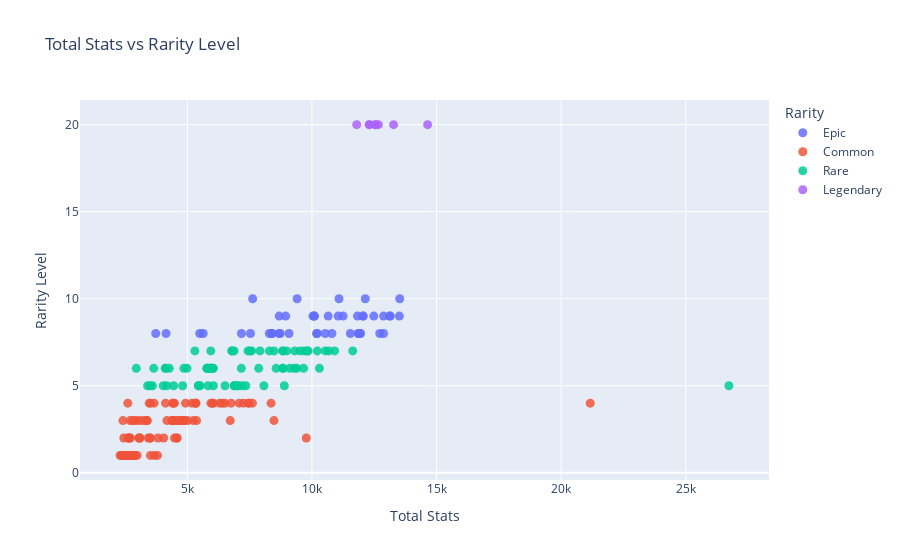

This figure's notebook cell:
### Code cell
# If you don't already have Total Stats:
if "Total Stats" not in df.columns:
    # stat_cols should be your list of stat columns (e.g., ["HP","Attack","Defense",...])
    df["Total Stats"] = df[stat_cols].sum(axis=1)

import plotly.express as px

fig = px.scatter(
    df,
    x="Total Stats",
    y="Rarity Level",
    color="Rarity Name",
    hover_name="Name",                       # shows Pal name on hover
    hover_data=stat_cols + ["Element"],      # add any extras you want to see
    labels={
        "Total Stats": "Total Stats",
        "Rarity Level": "Rarity Level",
        "Rarity Name": "Rarity"
    },
    title="Total Stats vs Rarity Level"
)

# Optional: tweak marker size/opacity
fig.update_traces(marker=dict(size=9, opacity=0.85))

fig.show()

### Figure 1 — Plotly figure (JSON) as saved in the notebook; plotly's stock layout.template omitted (floating-point values rounded to 4 significant figures)
{"data": [{"customdata": [[120, 100, 100, 130, 130, 4960, 100, 100, 800, 1000, 80, ["Earth"]], [100, 125, 100, 100, 125, 8200, 300, 100, 700, 1100, 100, ["Dragon", "Dark"]], [115, 105, 100, 100, 105, 6720, 160, 100, 600, 900, 75, ["Ice", "Dragon"]], [140, 120, 100, 100, 130, 9020, 270, 100, 750, 1100, 120, ["Ice"]], [100, 120, 100, 150, 125, 10520, 190, 50, 800, 1200, 150, ["Fire"]], [105, 125, 100, 150, 130, 10520, 190, 50, 800, 1200, 150, ["Dragon", "Fire"]], [105, 80, 100, 100, 115, 4360, 150, 100, 800, 1200, 60, ["Fire", "Dark"]], [120, 100, 100, 80, 95, 3110, 150, 120, 550, 1020, 50, ["Leaf", "Water"]], [90, 100, 100, 100, 105, 6830, 100, 100, 450, 550, 150, ["Leaf"]], [115, 95, 100, 80, 80, 5320, 130, 100, 630, 800, 83, ["Dragon", "Water"]], [100, 110, 100, 100, 105, 6720, 230, 90, 1000, 1400, 150, ["Fire"]], [100, 110, 100, 100, 110, 7260, 230, 90, 1000, 1400, 150, ["Water"]], [120, 110, 100, 100, 110, 8750, 200, 100, 840, 1260, 170, ["Earth"]], [105, 100, 100, 120, 100, 7720, 180, 100, 600, 1000, 80, ["Electricity"]], [105, 100, 100, 100, 125, 8840, 170, 100, 700, 1100, 100, ["Dark", "Electricity"]], [130, 100, 100, 150, 120, 9320, 150, 100, 600, 1000, 100, ["Dragon", "Water"]], [130, 100, 100, 150, 130, 9500, 150, 100, 600, 1000, 100, ["Dragon", "Fire"]], [120, 90, 100, 100, 85, 5800, 170, 100, 700, 1040, 80, ["Normal"]], [120, 90, 100, 100, 85, 6100, 170, 100, 700, 1040, 80, ["Ice"]], [105, 135, 100, 100, 110, 10380, 100, 100, 550, 700, 100, ["Earth"]], [110, 105, 100, 100, 110, 7160, 100, 100, 450, 550, 60, ["Leaf"]], [110, 115, 100, 100, 110, 7610, 100, 100, 450, 550, 60, ["Dark"]], [150, 90, 100, 100, 85, 9450, 180, 30, 600, 1030, 100, ["Leaf", "Earth"]], [150, 90, 100, 100, 85, 9580, 180, 30, 600, 1030, 100, ["Ice", "Earth"]], [100, 130, 100, 100, 100, 7050, 100, 100, 1000, 1200, 100, ["Dark", "Earth"]], [100, 130, 100, 100, 105, 8050, 100, 100, 1000, 1200, 100, ["Earth"]], [100, 100, 100, 100, 130, 8320, 100, 100, 900, 1200, 100, ["Dragon", "Electricity"]], [100, 100, 100, 100, 95, 3590, 100, 100, 550, 700, 100, ["Leaf"]], [105, 100, 100, 100, 105, 7830, 220, 100, 800, 950, 120, ["Dragon", "Leaf"]], [110, 70, 100, 110, 100, 10240, 200, 100, 650, 1000, 40, ["Dragon", "Water"]], [110, 75, 100, 110, 110, 10380, 200, 100, 650, 1000, 40, ["Dragon", "Electricity"]], [130, 110, 100, 100, 115, 9500, 300, 100, 1000, 1600, 60, ["Dark", "Normal"]], [120, 140, 100, 130, 120, 9060, 250, 90, 850, 1200, 80, ["Dark"]], [120, 115, 100, 100, 110, 7420, 280, 100, 700, 1050, 90, ["Dragon"]], [120, 105, 100, 100, 105, 9840, 350, 100, 850, 1100, 100, ["Fire"]], [125, 105, 100, 100, 105, 10110, 350, 100, 850, 1100, 100, ["Water"]], [100, 120, 100, 100, 100, 1960, 100, 100, 400, 550, 100, ["Leaf"]], [90, 90, 100, 100, 115, 2200, 100, 100, 500, 700, 50, ["Leaf"]], [120, 120, 100, 100, 100, 6830, 100, 100, 500, 600, 55, ["Earth", "Leaf"]], [120, 120, 100, 100, 105, 8140, 100, 100, 500, 600, 55, ["Earth"]], [105, 110, 100, 100, 120, 8630, 200, 100, 550, 660, 125, ["Ice", "Fire"]], [140, 110, 100, 100, 80, 5700, 240, 100, 600, 1050, 70, ["Leaf"]], [110, 130, 100, 100, 120, 8810, 250, 100, 790, 1200, 115, ["Dragon"]], [130, 120, 100, 100, 120, 6120, 300, 100, 550, 660, 100, ["Dark", "Dragon"]]], "hovertemplate": "<b>%{hovertext}</b><br><br>Rarity=Epic<br>Total Stats=%{x}<br>Rarity Level=%{y}<br>HP=%{customdata[0]}<br>Defense=%{customdata[1]}<br>Crafting Speed=%{customdata[2]}<br>Melee Attack=%{customdata[3]}<br>Shot Attack=%{customdata[4]}<br>Price=%{customdata[5]}<br>Stamina=%{customdata[6]}<br>Support=%{customdata[7]}<br>Running Speed=%{customdata[8]}<br>Sprinting Speed=%{customdata[9]}<br>Slow Walk Speed=%{customdata[10]}<br>Element=%{customdata[11]}<extra></extra>", "hovertext": ["Anubis", "Astegon", "Azurobe Cryst", "Bastigor", "Blazamut", "Blazamut Ryu", "Blazehowl Noct", "Broncherry Aqua", "Elizabee", "Elphidran Aqua", "Faleris", "Faleris Aqua", "Gildane", "Grizzbolt", "Helzephyr Lux", "Jormuntide", "Jormuntide Ignis", "Kingpaca", "Kingpaca Cryst", "Knocklem", "Lyleen", "Lyleen Noct", "Mammorest", "Mammorest Cryst", "Menasting", "Menasting Terra", "Orserk", "Petallia", "Quivern Botan", "Relaxaurus", "Relaxaurus Lux", "Selyne", "Shadowbeak", "Silvegis", "Suzaku", "Suzaku Aqua", "Vaelet", "Verdash", "Warsect", "Warsect Terra", "Whalaska Ignis", "Wumpo Botan", "Xenogard", "Xenolord"], "legendgroup": "Epic", "marker": {"color": "#636efa", "opacity": 0.85, "size": 9, "symbol": "circle"}, "mode": "markers", "name": "Epic", "orientation": "v", "showlegend": true, "type": "scatter", "x": [7620, 11050, 9080, 11950, 13505, 13520, 7170, 5495, 8675, 7533, 10105, 10650, 11860, 10205, 11540, 11870, 12060, 8385, 8685, 12480, 8945, 9405, 11915, 12045, 10080, 11085, 11250, 5635, 10530, 12720, 12875, 13115, 12140, 10185, 12870, 13145, 3730, 4145, 8725, 10040, 10800, 8290, 11825, 8400], "xaxis": "x", "y": [10, 9, 8, 8, 9, 10, 8, 8, 8, 8, 9, 9, 8, 8, 8, 8, 9, 8, 9, 9, 9, 10, 8, 9, 9, 10, 9, 8, 8, 8, 9, 9, 10, 8, 8, 9, 8, 8, 8, 9, 8, 8, 9, 8], "yaxis": "y"}, {"customdata": [[85, 95, 100, 100, 95, 3520, 120, 100, 700, 1050, 87, ["Fire"]], [80, 90, 100, 100, 90, 1880, 100, 100, 450, 550, 125, ["Leaf"]], [70, 80, 100, 100, 70, 3000, 100, 100, 300, 450, 25, ["Water"]], [80, 80, 100, 80, 80, 1140, 100, 100, 400, 550, 50, ["Leaf"]], [100, 90, 100, 70, 70, 2510, 100, 120, 400, 550, 70, ["Leaf"]], [100, 90, 100, 70, 75, 3080, 100, 120, 400, 550, 70, ["Dark"]], [70, 70, 100, 70, 70, 1000, 100, 100, 400, 550, 30, ["Normal"]], [65, 80, 100, 100, 75, 3000, 100, 100, 300, 450, 25, ["Normal"]], [75, 80, 100, 80, 95, 1840, 100, 100, 920, 1200, 85, ["Dark"]], [80, 80, 100, 100, 70, 2860, 100, 100, 550, 700, 30, ["Water"]], [80, 80, 100, 100, 75, 3430, 100, 100, 550, 700, 30, ["Water", "Electricity"]], [60, 60, 100, 70, 60, 1000, 100, 70, 375, 550, 50, ["Normal"]], [90, 80, 100, 100, 80, 3450, 100, 100, 750, 1050, 100, ["Ice", "Dragon"]], [70, 80, 100, 100, 80, 5700, 100, 100, 550, 700, 30, ["Leaf"]], [70, 75, 100, 100, 70, 1420, 100, 100, 300, 450, 20, ["Normal"]], [80, 85, 100, 100, 100, 2070, 100, 100, 300, 450, 33, ["Water"]], [70, 60, 100, 100, 75, 1330, 100, 100, 300, 550, 70, ["Dark"]], [70, 70, 100, 110, 80, 1390, 100, 100, 400, 550, 120, ["Electricity"]], [70, 75, 100, 110, 80, 1810, 100, 100, 400, 550, 120, ["Dark", "Electricity"]], [105, 95, 100, 100, 110, 3000, 100, 100, 300, 450, 25, ["Dark"]], [70, 70, 100, 70, 70, 1050, 100, 100, 300, 400, 20, ["Dark"]], [80, 75, 100, 110, 90, 1920, 70, 100, 800, 1050, 90, ["Normal"]], [100, 95, 100, 100, 70, 4690, 100, 100, 450, 600, 100, ["Earth", "Water"]], [95, 80, 100, 70, 80, 2620, 100, 100, 700, 900, 80, ["Normal"]], [95, 90, 100, 100, 105, 3000, 100, 100, 600, 900, 50, ["Normal"]], [110, 90, 100, 110, 110, 2250, 140, 100, 750, 1050, 85, ["Normal"]], [110, 90, 100, 110, 115, 2720, 140, 100, 750, 1050, 85, ["Electricity"]], [75, 80, 100, 100, 85, 1100, 100, 100, 250, 400, 25, ["Water"]], [75, 80, 100, 100, 90, 1290, 100, 100, 250, 400, 25, ["Water", "Fire"]], [60, 80, 100, 100, 70, 2500, 100, 100, 250, 375, 65, ["Fire"]], [75, 70, 100, 100, 65, 1220, 100, 100, 400, 550, 100, ["Leaf"]], [65, 70, 100, 70, 75, 1040, 100, 100, 400, 550, 40, ["Fire"]], [65, 70, 100, 70, 80, 1410, 100, 100, 400, 550, 40, ["Ice"]], [110, 100, 100, 100, 100, 1460, 100, 100, 500, 750, 50, ["Ice"]], [60, 60, 100, 80, 80, 1120, 100, 100, 300, 400, 70, ["Water"]], [60, 60, 100, 100, 85, 1340, 100, 100, 300, 400, 70, ["Water", "Fire"]], [65, 50, 100, 100, 80, 1360, 100, 100, 300, 550, 30, ["Earth"]], [75, 60, 100, 120, 85, 2010, 100, 100, 600, 700, 100, ["Normal"]], [90, 75, 100, 90, 90, 1840, 100, 100, 400, 500, 50, ["Water"]], [90, 75, 100, 90, 90, 1800, 100, 100, 400, 500, 50, ["Fire"]], [65, 80, 100, 100, 70, 3000, 100, 100, 300, 450, 25, ["Leaf"]], [70, 70, 100, 100, 70, 1310, 100, 100, 300, 400, 50, ["Leaf", "Earth"]], [80, 70, 100, 70, 70, 1020, 100, 100, 400, 550, 50, ["Earth"]], [80, 70, 100, 70, 80, 1020, 100, 100, 400, 550, 50, ["Ice"]], [80, 75, 100, 100, 75, 1110, 100, 100, 350, 600, 15, ["Leaf", "Normal"]], [70, 80, 100, 70, 70, 1050, 100, 100, 380, 550, 26, ["Dark"]], [95, 105, 100, 100, 115, 2310, 100, 100, 400, 600, 100, ["Ice"]], [80, 95, 100, 100, 80, 3000, 100, 100, 300, 450, 25, ["Normal"]], [80, 85, 100, 100, 75, 3000, 100, 100, 300, 450, 25, ["Normal"]], [95, 85, 100, 150, 100, 4780, 100, 100, 700, 960, 80, ["Fire", "Dark"]], [75, 70, 100, 100, 90, 1780, 100, 100, 240, 450, 40, ["Water"]], [90, 75, 100, 100, 75, 1630, 100, 100, 400, 600, 100, ["Water", "Dark"]], [70, 70, 100, 70, 75, 1060, 100, 100, 400, 550, 30, ["Electricity"]], [70, 80, 100, 70, 75, 1070, 100, 100, 400, 550, 30, ["Ice"]], [70, 70, 100, 100, 70, 1260, 100, 100, 700, 900, 50, ["Water"]], [70, 70, 100, 100, 70, 1240, 100, 100, 700, 900, 50, ["Fire"]], [75, 90, 100, 100, 70, 2800, 100, 100, 800, 900, 50, ["Earth"]], [60, 70, 100, 100, 60, 1200, 100, 100, 400, 550, 60, ["Dark", "Water"]], [70, 70, 100, 100, 60, 1440, 100, 100, 400, 550, 60, ["Normal", "Water"]], [70, 70, 100, 70, 70, 1000, 100, 100, 400, 550, 23, ["Normal"]], [80, 50, 100, 90, 80, 1720, 100, 100, 600, 800, 100, ["Dark"]], [80, 50, 100, 90, 80, 1640, 100, 100, 400, 550, 100, ["Fire"]], [75, 70, 100, 70, 70, 1010, 100, 100, 400, 550, 20, ["Leaf"]], [80, 80, 100, 130, 100, 2400, 100, 100, 600, 800, 100, ["Dark"]], [80, 80, 100, 130, 105, 2820, 100, 100, 600, 800, 100, ["Ice"]], [90, 80, 100, 100, 90, 3420, 100, 100, 400, 800, 50, ["Leaf"]], [70, 70, 100, 70, 60, 1000, 100, 100, 475, 550, 52, ["Dark"]], [70, 70, 100, 70, 65, 1010, 100, 100, 475, 550, 52, ["Ice"]], [90, 90, 100, 90, 75, 2740, 100, 100, 500, 900, 62, ["Normal"]], [90, 80, 100, 100, 50, 2620, 100, 100, 580, 700, 55, ["Normal"]], [75, 85, 100, 100, 80, 1580, 100, 100, 300, 450, 20, ["Ice", "Water"]], [100, 80, 100, 100, 95, 6300, 100, 100, 600, 750, 150, ["Normal"]], [110, 100, 100, 100, 100, 5180, 100, 100, 600, 900, 50, ["Dark"]], [95, 100, 100, 100, 105, 5820, 100, 100, 400, 520, 40, ["Dark"]], [105, 115, 100, 100, 110, 5850, 180, 100, 550, 1000, 150, ["Leaf"]], [70, 70, 100, 70, 75, 1080, 100, 100, 500, 650, 30, ["Water", "Ice"]], [70, 70, 100, 100, 80, 1290, 100, 100, 500, 650, 30, ["Water", "Electricity"]], [75, 80, 100, 100, 70, 3000, 100, 100, 300, 450, 25, ["Dark"]], [105, 105, 100, 100, 95, 3000, 100, 100, 300, 450, 25, ["Normal"]], [70, 85, 100, 100, 75, 3000, 100, 100, 300, 450, 25, ["Fire"]], [100, 110, 100, 80, 85, 2800, 140, 100, 700, 1070, 35, ["Ice"]], [75, 70, 100, 100, 65, 1160, 100, 100, 245, 350, 50, ["Normal"]], [80, 70, 100, 100, 65, 1620, 100, 100, 245, 350, 50, ["Leaf"]], [75, 75, 100, 100, 70, 2950, 100, 100, 400, 550, 70, ["Fire"]], [80, 70, 100, 100, 70, 1680, 100, 100, 500, 800, 70, ["Earth"]], [110, 90, 100, 100, 80, 3660, 220, 100, 740, 1050, 50, ["Leaf"]], [85, 85, 100, 100, 90, 7820, 100, 100, 550, 700, 40, ["Dark"]], [60, 70, 100, 60, 75, 1030, 100, 80, 350, 500, 40, ["Electricity"]], [95, 105, 100, 100, 115, 4420, 100, 100, 550, 660, 60, ["Dark"]], [90, 80, 100, 70, 90, 5050, 100, 100, 500, 800, 100, ["Water"]], [60, 60, 100, 100, 60, 1180, 100, 100, 250, 400, 55, ["Ice"]], [80, 70, 100, 100, 70, 1280, 100, 100, 300, 400, 48, ["Leaf"]], [110, 100, 100, 100, 100, 4290, 100, 100, 640, 1000, 80, ["Dark"]], [70, 70, 100, 70, 60, 1000, 100, 100, 300, 400, 30, ["Water"]], [60, 70, 100, 80, 75, 1090, 100, 70, 300, 550, 30, ["Normal"]], [75, 115, 100, 100, 75, 1320, 100, 100, 320, 500, 100, ["Water"]], [85, 125, 100, 100, 85, 19550, 100, 100, 320, 500, 100, ["Water", "Earth"]], [90, 90, 100, 100, 115, 4360, 150, 100, 700, 850, 100, ["Fire", "Dark"]], [70, 70, 100, 70, 70, 1000, 100, 140, 350, 450, 30, ["Normal"]], [70, 90, 100, 70, 70, 1450, 100, 100, 300, 400, 50, ["Normal"]], [85, 85, 100, 80, 85, 3360, 140, 110, 750, 1080, 70, ["Normal"]]], "hovertemplate": "<b>%{hovertext}</b><br><br>Rarity=Common<br>Total Stats=%{x}<br>Rarity Level=%{y}<br>HP=%{customdata[0]}<br>Defense=%{customdata[1]}<br>Crafting Speed=%{customdata[2]}<br>Melee Attack=%{customdata[3]}<br>Shot Attack=%{customdata[4]}<br>Price=%{customdata[5]}<br>Stamina=%{customdata[6]}<br>Support=%{customdata[7]}<br>Running Speed=%{customdata[8]}<br>Sprinting Speed=%{customdata[9]}<br>Slow Walk Speed=%{customdata[10]}<br>Element=%{customdata[11]}<extra></extra>", "hovertext": ["Arsox", "Beegarde", "Blue Slime", "Bristla", "Caprity", "Caprity Noct", "Cattiva", "Cave Bat", "Cawgnito", "Celaray", "Celaray Lux", "Chikipi", "Chillet", "Cinnamoth", "Cremis", "Croajiro", "Daedream", "Dazzi", "Dazzi Noct", "Demon Eye", "Depresso", "Direhowl", "Dumud", "Eikthyrdeer", "Enchanted Sword", "Fenglope", "Fenglope Lux", "Finsider", "Finsider Ignis", "Flambelle", "Flopie", "Foxparks", "Foxparks Cryst", "Frostplume", "Fuack", "Fuack Ignis", "Fuddler", "Galeclaw", "Gobfin", "Gobfin Ignis", "Green Slime", "Gumoss", "Hangyu", "Hangyu Cryst", "Herbil", "Hoocrates", "Icelyn", "Illuminant Bat", "Illuminant Slime", "Incineram", "Jelliette", "Jellroy", "Jolthog", "Jolthog Cryst", "Kelpsea", "Kelpsea Ignis", "Kikit", "Killamari", "Killamari Primo", "Lamball", "Leezpunk", "Leezpunk Ignis", "Lifmunk", "Loupmoon", "Loupmoon Cryst", "Lullu", "Mau", "Mau Cryst", "Melpaca", "Mozzarina", "Munchill", "Nitewing", "Nyafia", "Omascul", "Palumba", "Pengullet", "Pengullet Lux", "Purple Slime", "Rainbow Slime", "Red Slime", "Reindrix", "Ribbuny", "Ribbuny Botan", "Rooby", "Rushoar", "Shroomer", "Smokie", "Sparkit", "Splatterina", "Surfent", "Swee", "Tanzee", "Tarantriss", "Teafant", "Tocotoco", "Turtacle", "Turtacle Terra", "Vanwyrm", "Vixy", "Woolipop", "Yakumo"], "legendgroup": "Common", "marker": {"color": "#EF553B", "opacity": 0.85, "size": 9, "symbol": "circle"}, "mode": "markers", "name": "Common", "orientation": "v", "showlegend": true, "type": "scatter", "x": [6052, 3665, 4395, 2760, 4180, 4755, 2560, 4395, 4675, 4770, 5345, 2495, 6000, 7610, 2805, 3518, 2855, 3090, 3515, 4485, 2350, 4485, 6505, 4925, 5240, 4895, 5370, 2415, 2610, 3800, 2880, 2610, 2985, 3470, 2470, 2715, 2835, 4050, 3435, 3395, 4390, 2670, 2610, 2620, 2705, 2596, 4125, 4430, 4415, 7250, 3145, 3370, 2625, 2645, 3520, 3500, 5185, 2800, 3050, 2553, 3820, 3290, 2565, 4590, 5015, 5330, 2647, 2662, 4847, 4575, 2990, 8475, 7440, 7480, 8360, 2845, 3090, 4400, 4480, 4405, 5320, 2415, 2880, 4590, 3670, 6300, 9770, 2465, 6405, 7080, 2465, 2648, 6720, 2300, 2525, 2905, 21165, 6755, 2450, 2800, 5945], "xaxis": "x", "y": [4, 4, 3, 1, 3, 3, 1, 3, 3, 3, 4, 1, 4, 4, 1, 4, 1, 2, 2, 3, 1, 2, 4, 4, 3, 3, 3, 3, 4, 1, 1, 1, 1, 4, 1, 2, 1, 2, 2, 3, 3, 1, 1, 2, 3, 1, 4, 4, 4, 4, 3, 3, 1, 2, 1, 2, 4, 1, 2, 1, 2, 3, 1, 3, 3, 4, 1, 2, 3, 2, 3, 3, 4, 4, 4, 1, 2, 3, 4, 3, 4, 1, 1, 2, 1, 4, 2, 1, 4, 4, 1, 1, 3, 1, 1, 3, 4, 4, 2, 3, 4], "yaxis": "y"}, {"customdata": [[130, 110, 100, 100, 120, 6680, 220, 100, 900, 1260, 90, ["Electricity"]], [110, 100, 100, 70, 100, 5600, 160, 100, 600, 900, 75, ["Water", "Dragon"]], [105, 80, 100, 100, 115, 7490, 160, 100, 750, 1200, 100, ["Electricity"]], [105, 80, 100, 100, 110, 4040, 150, 100, 800, 1200, 90, ["Fire"]], [130, 120, 100, 100, 95, 6500, 270, 100, 600, 1020, 70, ["Leaf", "Earth"]], [120, 100, 100, 80, 90, 2920, 150, 120, 550, 1020, 50, ["Leaf"]], [80, 80, 100, 100, 125, 4520, 100, 100, 600, 900, 80, ["Fire"]], [80, 80, 100, 100, 130, 4520, 100, 100, 600, 900, 80, ["Fire", "Dark"]], [120, 100, 100, 100, 110, 3080, 260, 100, 800, 1200, 70, ["Normal"]], [90, 80, 100, 100, 85, 4450, 100, 100, 750, 1050, 100, ["Fire", "Dragon"]], [85, 90, 100, 100, 110, 2130, 100, 100, 300, 450, 33, ["Water", "Dark"]], [100, 110, 100, 140, 100, 8440, 100, 100, 720, 900, 100, ["Ice"]], [100, 110, 100, 140, 105, 9160, 100, 100, 720, 900, 100, ["Earth"]], [95, 80, 100, 100, 90, 2610, 100, 100, 900, 1200, 80, ["Earth"]], [80, 120, 100, 80, 95, 2980, 100, 100, 300, 420, 75, ["Earth"]], [110, 90, 100, 90, 85, 3240, 130, 150, 700, 1030, 70, ["Leaf", "Dragon"]], [110, 90, 100, 90, 90, 3380, 130, 150, 700, 1030, 70, ["Electricity", "Dragon"]], [90, 100, 100, 100, 100, 4440, 100, 100, 300, 550, 45, ["Normal"]], [105, 100, 100, 100, 75, 24900, 100, 100, 450, 600, 100, ["Earth", "Water"]], [95, 80, 100, 70, 80, 2680, 100, 100, 700, 900, 80, ["Earth"]], [110, 90, 100, 80, 80, 5230, 130, 100, 630, 800, 83, ["Dragon"]], [110, 95, 100, 100, 105, 3000, 100, 100, 900, 1200, 100, ["Dark"]], [100, 110, 100, 100, 105, 2100, 100, 110, 550, 700, 60, ["Dark"]], [90, 105, 100, 100, 95, 3730, 100, 100, 600, 750, 65, ["Ice"]], [90, 105, 100, 100, 125, 6850, 320, 100, 400, 600, 100, ["Dark", "Water"]], [90, 105, 100, 100, 130, 7240, 320, 100, 400, 600, 100, ["Fire", "Water"]], [70, 70, 100, 100, 85, 1930, 100, 100, 300, 500, 50, ["Water", "Dark"]], [90, 90, 100, 110, 95, 2010, 100, 100, 550, 720, 66, ["Normal"]], [90, 90, 100, 110, 100, 4020, 100, 100, 550, 720, 66, ["Earth"]], [110, 80, 100, 100, 80, 5510, 100, 100, 650, 1000, 32, ["Normal"]], [100, 100, 100, 100, 125, 7840, 170, 100, 700, 1100, 100, ["Dark"]], [95, 85, 100, 150, 105, 4870, 100, 100, 700, 960, 80, ["Dark"]], [90, 90, 100, 100, 105, 4120, 100, 100, 440, 620, 70, ["Dark"]], [95, 90, 100, 100, 105, 4120, 100, 100, 440, 620, 70, ["Dark", "Fire"]], [100, 100, 100, 70, 115, 3170, 140, 110, 700, 1100, 80, ["Fire"]], [100, 105, 100, 70, 115, 3170, 140, 110, 700, 1100, 80, ["Dark"]], [120, 70, 100, 70, 70, 2450, 100, 140, 750, 850, 90, ["Normal"]], [90, 90, 100, 80, 100, 1760, 100, 100, 500, 650, 80, ["Normal"]], [75, 80, 100, 50, 105, 1570, 130, 100, 700, 1100, 100, ["Dark"]], [60, 130, 100, 100, 60, 6150, 100, 100, 2000, -1, 40, ["Normal"]], [100, 90, 100, 100, 90, 6200, 130, 100, 600, 1000, 50, ["Leaf"]], [100, 100, 100, 100, 100, 6610, 130, 100, 600, 1000, 50, ["Electricity"]], [105, 105, 100, 100, 95, 7180, 100, 100, 380, 500, 70, ["Dark"]], [75, 70, 100, 70, 85, 1480, 100, 140, 300, 500, 30, ["Dark"]], [95, 95, 100, 70, 95, 5410, 100, 100, 450, 600, 50, ["Water", "Ice"]], [100, 100, 100, 100, 100, 6490, 100, 100, 450, 600, 50, ["Water", "Electricity"]], [95, 105, 100, 100, 105, 2130, 120, 100, 250, 375, 20, ["Ice", "Water"]], [90, 90, 100, 100, 110, 3939, 100, 100, 720, -1, 90, ["Dark", "Earth"]], [105, 100, 100, 100, 95, 6020, 100, 100, 550, 700, 100, ["Leaf", "Dark"]], [100, 90, 100, 110, 95, 6720, 100, 100, 850, 1300, 100, ["Fire"]], [100, 90, 100, 110, 95, 7270, 100, 100, 850, 1300, 100, ["Fire", "Dark"]], [105, 100, 100, 100, 100, 6830, 220, 100, 800, 950, 120, ["Dragon"]], [95, 120, 100, 100, 105, 6720, 150, 100, 800, 1300, 100, ["Fire"]], [90, 80, 100, 100, 100, 3880, 100, 100, 700, 1150, 110, ["Electricity"]], [110, 120, 100, 100, 105, 6940, 220, 100, 550, 1000, 50, ["Fire", "Earth"]], [110, 130, 100, 100, 105, 7380, 220, 100, 550, 1000, 50, ["Ice", "Earth"]], [90, 80, 100, 100, 105, 2050, 100, 100, 600, 750, 100, ["Leaf"]], [90, 80, 100, 100, 105, 2150, 100, 100, 600, 750, 100, ["Leaf", "Earth"]], [110, 90, 100, 100, 85, 4240, 220, 100, 740, 1050, 50, ["Leaf", "Dark"]], [110, 100, 100, 90, 90, 5900, 100, 90, 400, 550, 50, ["Ice"]], [105, 90, 100, 100, 125, 4890, 100, 100, 800, 1000, 100, ["Dark", "Fire"]], [110, 100, 100, 100, 100, 6220, 230, 100, 900, 1200, 150, ["Dark"]], [90, 100, 100, 70, 90, 5140, 100, 100, 500, 800, 100, ["Earth"]], [100, 90, 100, 100, 90, 6400, 120, 100, 650, 1020, 60, ["Ice"]], [95, 80, 100, 100, 95, 3810, 100, 100, 400, 550, 80, ["Dark"]], [80, 105, 100, 110, 105, 4280, 100, 100, 720, 1100, 80, ["Electricity"]], [90, 95, 100, 100, 120, 4610, 150, 100, 700, 850, 100, ["Ice", "Dark"]], [105, 110, 100, 100, 115, 8510, 200, 100, 550, 660, 125, ["Ice", "Water"]], [90, 80, 100, 50, 110, 3080, 100, 120, 440, 620, 70, ["Fire"]], [90, 85, 100, 50, 110, 4080, 100, 120, 440, 620, 70, ["Fire", "Dark"]], [140, 100, 100, 100, 80, 5900, 240, 100, 600, 1050, 70, ["Ice"]], [90, 85, 100, 100, 125, 6750, 100, 100, 550, 700, 125, ["Dark"]]], "hovertemplate": "<b>%{hovertext}</b><br><br>Rarity=Rare<br>Total Stats=%{x}<br>Rarity Level=%{y}<br>HP=%{customdata[0]}<br>Defense=%{customdata[1]}<br>Crafting Speed=%{customdata[2]}<br>Melee Attack=%{customdata[3]}<br>Shot Attack=%{customdata[4]}<br>Price=%{customdata[5]}<br>Stamina=%{customdata[6]}<br>Support=%{customdata[7]}<br>Running Speed=%{customdata[8]}<br>Sprinting Speed=%{customdata[9]}<br>Slow Walk Speed=%{customdata[10]}<br>Element=%{customdata[11]}<extra></extra>", "hovertext": ["Azurmane", "Azurobe", "Beakon", "Blazehowl", "Braloha", "Broncherry", "Bushi", "Bushi Noct", "Celesdir", "Chillet Ignis", "Croajiro Noct", "Cryolinx", "Cryolinx Terra", "Dazemu", "Digtoise", "Dinossom", "Dinossom Lux", "Dogen", "Dumud Gild", "Eikthyrdeer Terra", "Elphidran", "Eye of Cthulhu", "Felbat", "Foxcicle", "Ghangler", "Ghangler Ignis", "Gloopie", "Gorirat", "Gorirat Terra", "Grintale", "Helzephyr", "Incineram Noct", "Katress", "Katress Ignis", "Kitsun", "Kitsun Noct", "Lovander", "Lunaris", "Maraith", "Mimog", "Mossanda", "Mossanda Lux", "Nitemary", "Nox", "Penking", "Penking Lux", "Polapup", "Prixter", "Prunelia", "Pyrin", "Pyrin Noct", "Quivern", "Ragnahawk", "Rayhound", "Reptyro", "Reptyro Cryst", "Robinquill", "Robinquill Terra", "Shroomer Noct", "Sibelyx", "Sootseer", "Starryon", "Surfent Terra", "Sweepa", "Tombat", "Univolt", "Vanwyrm Cryst", "Whalaska", "Wixen", "Wixen Noct", "Wumpo", "Xenovader"], "legendgroup": "Rare", "marker": {"color": "#00cc96", "opacity": 0.85, "size": 9, "symbol": "circle"}, "mode": "markers", "name": "Rare", "orientation": "v", "showlegend": true, "type": "scatter", "x": [9810, 7915, 10300, 6875, 9105, 5300, 6785, 6790, 6040, 7005, 3598, 10910, 11635, 5455, 4450, 5795, 5940, 6025, 26730, 4985, 7433, 5910, 4135, 5835, 8890, 9285, 3405, 4031, 6046, 7862, 10535, 7345, 5935, 5940, 5785, 5790, 4810, 3650, 4110, 8839, 8560, 8990, 8835, 2950, 7165, 8290, 3500, 5438, 8070, 9665, 10215, 9525, 9690, 6510, 9395, 9845, 4175, 4275, 6885, 7580, 7510, 9310, 7190, 8830, 5510, 6880, 7015, 10675, 4860, 5865, 8480, 8825], "xaxis": "x", "y": [7, 7, 6, 7, 6, 7, 7, 7, 6, 5, 5, 7, 7, 5, 5, 6, 7, 6, 5, 6, 7, 6, 6, 5, 5, 6, 5, 5, 5, 6, 7, 5, 6, 6, 6, 6, 5, 6, 6, 7, 6, 7, 6, 6, 6, 7, 5, 5, 5, 6, 7, 7, 7, 5, 6, 7, 5, 6, 5, 7, 7, 7, 5, 6, 5, 5, 5, 7, 6, 6, 7, 7], "yaxis": "y"}, {"customdata": [[120, 100, 100, 100, 150, 10030, 100, 100, 600, 800, 100, ["Dark"]], [120, 100, 100, 100, 150, 10030, 100, 100, 600, 800, 100, ["Dark"]], [140, 120, 100, 100, 140, 8440, 300, 70, 1200, 1800, 120, ["Ice"]], [140, 135, 100, 100, 140, 8560, 300, 70, 1200, 1800, 120, ["Dark"]], [110, 110, 100, 100, 140, 8680, 100, 100, 1700, 3300, 200, ["Dragon"]], [130, 120, 100, 100, 145, 8930, 350, 100, 1300, 1900, 100, ["Dark"]], [105, 125, 100, 100, 145, 8690, 410, 100, 750, 1120, 150, ["Water"]], [130, 145, 100, 110, 120, 8810, 400, 100, 800, 1800, 50, ["Normal"]]], "hovertemplate": "<b>%{hovertext}</b><br><br>Rarity=Legendary<br>Total Stats=%{x}<br>Rarity Level=%{y}<br>HP=%{customdata[0]}<br>Defense=%{customdata[1]}<br>Crafting Speed=%{customdata[2]}<br>Melee Attack=%{customdata[3]}<br>Shot Attack=%{customdata[4]}<br>Price=%{customdata[5]}<br>Stamina=%{customdata[6]}<br>Support=%{customdata[7]}<br>Running Speed=%{customdata[8]}<br>Sprinting Speed=%{customdata[9]}<br>Slow Walk Speed=%{customdata[10]}<br>Element=%{customdata[11]}<extra></extra>", "hovertext": ["Bellanoir", "Bellanoir Libero", "Frostallion", "Frostallion Noct", "Jetragon", "Necromus", "Neptilius", "Paladius"], "legendgroup": "Legendary", "marker": {"color": "#ab63fa", "opacity": 0.85, "size": 9, "symbol": "circle"}, "mode": "markers", "name": "Legendary", "orientation": "v", "showlegend": true, "type": "scatter", "x": [12300, 12300, 12530, 12665, 14640, 13275, 11795, 12565], "xaxis": "x", "y": [20, 20, 20, 20, 20, 20, 20, 20], "yaxis": "y"}], "layout": {"autosize": true, "legend": {"title": {"text": "Rarity"}, "tracegroupgap": 0}, "title": {"text": "Total Stats vs Rarity Level"}, "xaxis": {"anchor": "y", "autorange": true, "domain": [0, 1], "range": [796.2, 28230.0], "title": {"text": "Total Stats"}, "type": "linear"}, "yaxis": {"anchor": "x", "autorange": true, "domain": [0, 1], "range": [-0.8433, 21.84], "title": {"text": "Rarity Level"}, "type": "linear"}}}
